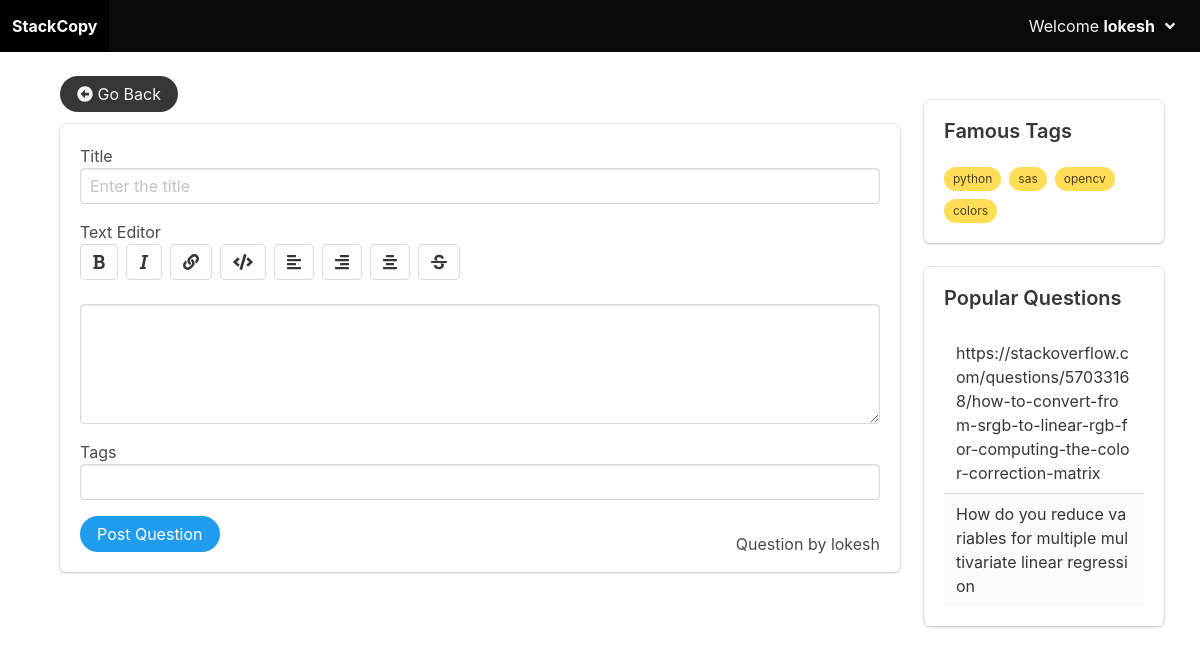
Screenshot of /askquestion (signed in) with the database file from the repository.
### forums/models.py (models this page shows, shortened)
class Tags(models.Model):
    tag_name = models.CharField(max_length=50, null=False, blank=False)

class Questions(models.Model):
    user = models.ForeignKey(User, on_delete=models.CASCADE)
    title = models.CharField(max_length=100, null=False, blank=False)
    desc = models.TextField(null=False, blank=False)
    last_updated = models.DateTimeField(auto_now=True)
    date_closed = models.DateTimeField(null=True, blank=True)
    tags = models.ManyToManyField('Tags', blank=True)
    votes = models.ManyToManyField('Votes', blank=True)

### forums/views/questions.py (the view)
# urls.py: path('askquestion', AskQuestionView.as_view(), name='askquestion'),
class AskQuestionView(View):
    def get(self, request):
        if not request.user.is_authenticated:
            return redirect("questions")
        famous_tags = Tags.objects.values('tag_name').annotate(count=Count('questions__pk')).order_by('-count')[:10]
        popular_questions = Questions.objects.values('title').annotate(
            count=Count('pk', filter=Q(votes__vote=1))).order_by('-count')
        return render(
            request,
            template_name='forums/askquestions.html',
            context={
                'famous_tags': famous_tags,
                'popular_questions': popular_questions,
            },
        )

### templates/forums/askquestions.html (shortened to what this page needs)
{% extends 'forums/base.html' %}
{% load static %}
{% block content %}
    <a class="button is-rounded is-dark" href="{% url 'questions' %}" style="margin-top: 2%;margin-left: 5%;">
        <i class="fas fa-arrow-alt-circle-left"></i>&nbspGo Back
    </a>
    <div class="box" style="width: 70%;margin-left: 5%; margin-top: 1%">
        <h5>Title</h5>
        <input type="text" class="input required" placeholder="Enter the title" id="Q_title">
        <h5 style="margin-top: 2%;">Text Editor</h5>
        <div class="buttons">
            <button class="button" onclick="bold();" id="b_bold"><i class="fas fa-bold"></i></button>
            <button class="button" onclick="italic();" id="b_italic"><i class="fas fa-italic"></i>
            </button>
            <button class="button" onclick="link();" id="b_link"><i class="fas fa-link"></i></button>
            <button class="button" onclick="code();" id="b_code"><i class="fas fa-code"></i></button>
            <button class="button" onclick="lalign();" id="b_lalign"><i class="fas fa-align-left"></i>
            </button>
            <button class="button" onclick="ralign();" id="b_ralign"><i class="fas fa-align-right"></i></button>
            <button class="button" onclick="calign();" id="b_calign"><i class="fas fa-align-center"></i></button>
            <button class="button" onclick="strike();" id="b_strike"><i class="fas fa-strikethrough"></i></button>
        </div>
        <div contenteditable="true" class="textarea" id="editor" style="height: auto;overflow: auto"></div>
        <h5 style="margin-top: 2%;">Tags</h5>
        <input type="text" class="input" id="Q_tags">
        <button class="button is-rounded is-info" onclick="postQuestion();" style="margin-top: 2%;">Post Question
        </button>
        <span style="margin-top: 4%;float: right;">Question by {{ user.username }}</span>
    </div>
{% endblock %}

### templates/forums/base.html (shortened to what this page needs)
<!DOCTYPE html>
{% load static %}
<html lang="en">
<head>
    <link rel="stylesheet" href="{% static 'forums/bulma.css' %}">
</head>
<body>
<nav class="navbar is-black" role="navigation">
    <div class="navbar-brand">
        <a class="navbar-item" href="{% url 'questions' %}">
            <strong>StackCopy</strong>
        </a>
    </div>
    {% if user.is_authenticated %}
        <div class="navbar-end">
            <div class="navbar-item">
                <div class="dropdown is-right">
                    <div class="dropdown-trigger">
                        <button class="button is-dark" style="background-color: rgba(0, 0, 0, 0);">
                            <span>Welcome <b>{{ user.username }}</b></span>
                            <span class="icon is-small">
                                <i class="fas fa-angle-down"></i>
                            </span>
                        </button>
                    </div>
                </div>
            </div>
        </div>
    {% endif %}
</nav>
<div class="container" style="position: absolute;width: 20%;margin-right: 3%;margin-top: 4%;right: 0%;">
    <div class="box">
        <h5 class="title is-5">Famous Tags</h5>
        <div class="tags">
            {% for tag in famous_tags %}
                <span class="tag is-warning is-rounded">{{ tag.tag_name }}</span>
            {% endfor %}
        </div>
    </div>
    <div class="box">
        <h5 class="title is-5">Popular Questions</h5>
        <table class="table is-striped is-hoverable is-fullwidth">
            {% for question in popular_questions %}
                <tr>
                    <td style="word-break: break-all;">{{ question.title }}</td>
                </tr>
            {% endfor %}
        </table>
    </div>
</div>
{% block content %}
{% endblock %}
</body>
</html>

### rows the page displays
Tags: tag_name "python"
Tags: tag_name "sas"
Tags: tag_name "opencv"
Tags: tag_name "colors"
Questions: title "https://stackoverflow.com/questions/57033168/how-to-convert-from-srgb-to-linear-rgb-for-computing-the-color-correction-matrix"
Questions: title "How do you reduce variables for multiple multivariate linear regression"

### other values shown
{{ user.username }} "lokesh"
